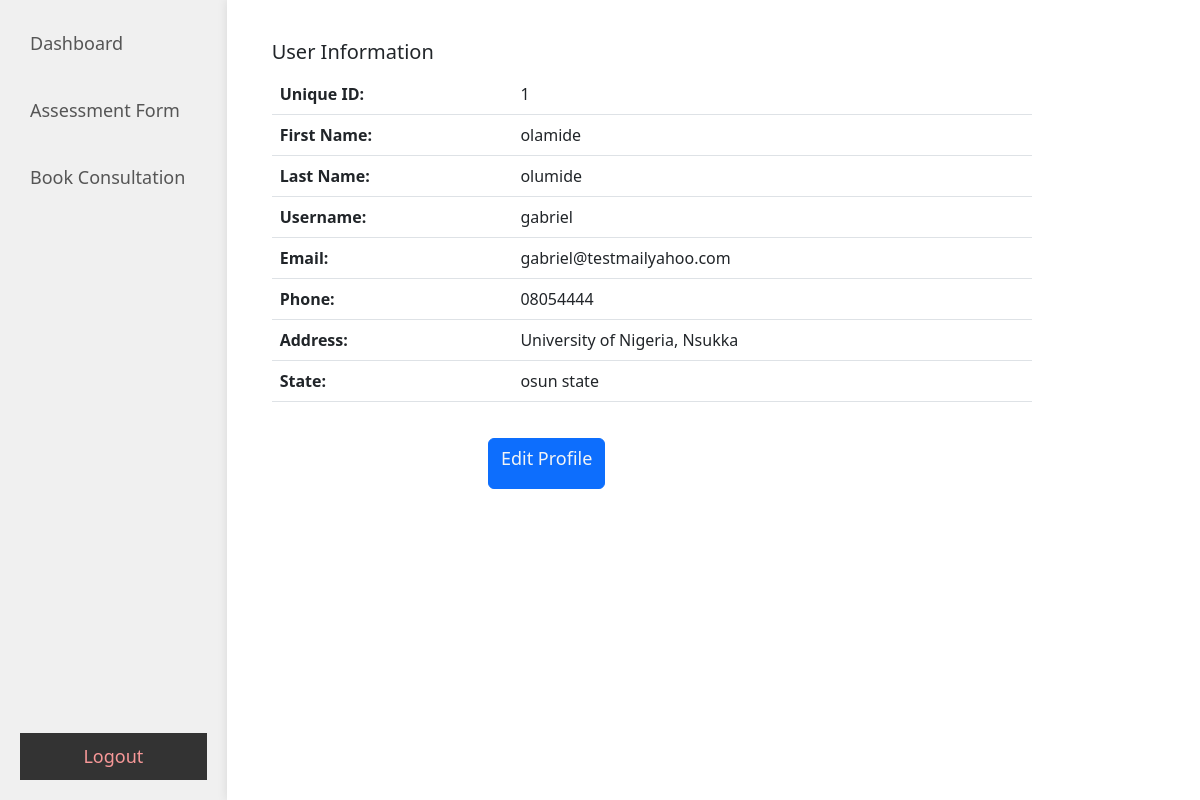
Screenshot of /profile (signed in) with the database file from the repository.
### tables this page shows
CREATE TABLE users (
        id INTEGER PRIMARY KEY AUTOINCREMENT,
        firstname TEXT,
        lastname TEXT,
        username TEXT,
        email TEXT,
        password TEXT,
        phone TEXT,
        address TEXT,
        state TEXT
    , doctor_id INT);

### app.py (the view)
@app.route('/profile')
def profile():
    username = session.get('username')  # Assuming you have stored the username in the session
    user_data = get_user_data(username)  # Replace this with your database query function
    return render_template('profile.html', user_data=user_data)

### app.py (called while the page is built)
def get_db_connection():
    conn = sqlite3.connect('database.db')
    conn.row_factory = sqlite3.Row
    return conn

def get_user_data(username):
    conn = get_db_connection()
    cur = conn.cursor()
    cur.execute('SELECT * FROM users WHERE username = ?', (username,))
    user_data = cur.fetchone()
    conn.close()
    return user_data

### templates/profile.html (shortened to what this page needs)
<!DOCTYPE html>
<html>
<head>
    <link rel="stylesheet" type="text/css" href="{{ url_for('static', filename='css/user_dashboard.css') }}">
    <link rel="stylesheet" type="text/css" href="{{ url_for('static', filename='css/user_profile.css') }}">
    <link href="https://cdn.jsdelivr.net/npm/bootstrap@5.2.3/dist/css/bootstrap.min.css" rel="stylesheet">
</head>
<body>
    <div class="dashboard-container">
        <div class="dashboard-content">
            <div class="dashboard-links">
                <ul>
                    <li><a href="{{ url_for('user_dashboard') }}">Dashboard</a></li>
                    <li><a href="{{ url_for('assessment_form') }}">Assessment Form</a></li>
                    <li><a href="{{ url_for('booking') }}">Book Consultation</a></li>
                </ul>
                <button><a href="{{ url_for('logout') }}" class="logout">Logout</a></button>
            </div>
        </div>
        <div class="profile-container">
            <div class="profile-info">
                <h2>User Information</h2>
                <table class="table">
                    <tr>
                        <td><strong>Unique ID:</strong></td>
                        <td>{{ user_data.id }}</td>
                    </tr>
                    <tr>
                        <td><strong>First Name:</strong></td>
                        <td>{{ user_data.firstname }}</td>
                    </tr>
                    <tr>
                        <td><strong>Last Name:</strong></td>
                        <td>{{ user_data.lastname }}</td>
                    </tr>
                    <tr>
                        <td><strong>Username:</strong></td>
                        <td>{{ user_data.username }}</td>
                    </tr>
                    <tr>
                        <td><strong>Email:</strong></td>
                        <td>{{ user_data.email }}</td>
                    </tr>
                    <tr>
                        <td><strong>Phone:</strong></td>
                        <td>{{ user_data.phone }}</td>
                    </tr>
                    <tr>
                        <td><strong>Address:</strong></td>
                        <td>{{ user_data.address }}</td>
                    </tr>
                    <tr>
                        <td><strong>State:</strong></td>
                        <td>{{ user_data.state }}</td>
                    </tr>
                </table>
            </div>
            <div class="profile-links">
                <ul>
                    <div class="form-group text-center">
                         <button class="btn btn-primary"><li><a href="{{ url_for('edit_profile') }}">Edit Profile</a></li></button>
                    </div>
                </ul>
            </div>
        </div>
    </div>
</body>
</html>

### static/css/user_dashboard.css (style rules this page uses)
html, body { margin: 0; padding: 0; }
.dashboard-container { display: flex; width: 100%; min-height: 100vh; }
.dashboard-content { flex: 1; order: 1; background-color: #f0f0f0; padding: 20px; box-shadow: 0 0 10px rgba(0, 0, 0, 0.1); max-height: 100vh; overflow-y: auto; scrollbar-width: none; }
.dashboard-links { display: flex; flex-direction: column; height: 100%; justify-content: space-between; }
.dashboard-links ul { list-style-type: none; padding: 0; }
.dashboard-links ul li { margin-bottom: 20px; }
.dashboard-links ul a { text-decoration: none; font-size: 18px; color: #555; display: block; padding: 10px 10px; width: max-content; border-radius: 5px; transition: 0.3s all ease-in-out; }
button { background-color: #333333; text-align: center; border: none; padding: 10px; cursor: pointer; margin-bottom: 80px; }
button a { text-decoration: none; font-size: 18px; color: rgb(247, 152, 152); }

### static/css/user_profile.css (style rules this page uses)
body { font-family: Arial, sans-serif; }
.profile-container { flex: 5; order: 2; text-align: justify; padding: 20px; background-color: #fff; box-shadow: 0 0 10px rgba(0, 0, 0, 0.1); max-height: 100vh; overflow-y: auto; }
.profile-info { padding: 20px; border-radius: 5px; margin-left: 5px; max-width: 800px; }
.profile-info h2 { font-size: 20px; margin-bottom: 10px; }
.profile-links { max-width: 600px; }
.profile-links ul { list-style-type: none; padding: 0; }
.profile-links li { margin-bottom: 10px; }
.profile-links a { text-decoration: none; color: #f2f4f5; }

### rows the page displays
users: id "1", firstname "olamide", lastname "olumide", username "gabriel", email "gabriel@testmailyahoo.com", phone "08054444", address "University of Nigeria, Nsukka", state "osun state"
